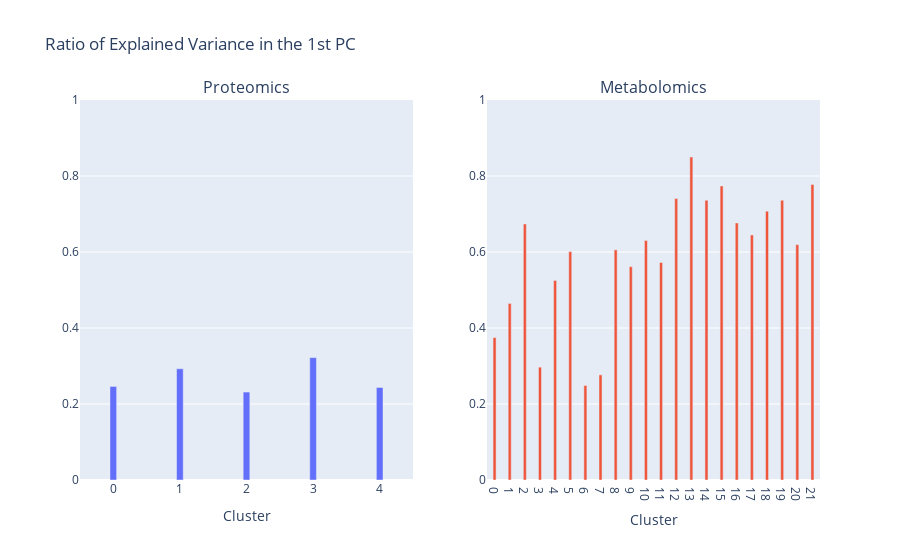

Notebook cell for this chart:
### Markdown cell above
Module Eigenvector

### Code cell
from sklearn.decomposition import PCA

qqcomPCA = [PCA(n_components=1).fit(xq[com]) for com in qqcom]
mmcomPCA = [PCA(n_components=1).fit(xm[com]) for com in mmcom]

fig = make_subplots(rows=1, cols=2, subplot_titles=['Proteomics', 'Metabolomics'])
fig.add_trace(go.Bar(
    x=[str(i) for i in range(len(qqcom))],
    y=[qqcomPCA[i].explained_variance_ratio_[0] for i in range(len(qqcom))], 
    width=0.1, showlegend=False
), row=1, col=1)


fig.add_trace(go.Bar(
    x=[str(i) for i in range(len(mmcom))],
    y=[mmcomPCA[i].explained_variance_ratio_[0] for i in range(len(mmcom))], 
    width=0.2, showlegend=False
), row=1, col=2)

fig.update_yaxes(range=(0,1))
fig.update_xaxes(title='Cluster')
fig.update_layout(title='Ratio of Explained Variance in the 1st PC')

### Figure 1 — Plotly figure (JSON) as saved in the notebook; plotly's stock layout.template omitted (floating-point values rounded to 4 significant figures)
{"data": [{"showlegend": false, "type": "bar", "width": 0.1, "x": ["0", "1", "2", "3", "4"], "xaxis": "x", "y": [0.2462, 0.2928, 0.2315, 0.3221, 0.2434], "yaxis": "y"}, {"showlegend": false, "type": "bar", "width": 0.2, "x": ["0", "1", "2", "3", "4", "5", "6", "7", "8", "9", "10", "11", "12", "13", "14", "15", "16", "17", "18", "19", "20", "21"], "xaxis": "x2", "y": [0.3747, 0.4647, 0.6738, 0.2969, 0.5251, 0.601, 0.2487, 0.2767, 0.6056, 0.5614, 0.6304, 0.5724, 0.7406, 0.8501, 0.7362, 0.7739, 0.6766, 0.6449, 0.7075, 0.7361, 0.6194, 0.7774], "yaxis": "y2"}], "layout": {"annotations": [{"font": {"size": 16}, "showarrow": false, "text": "Proteomics", "x": 0.225, "xanchor": "center", "xref": "paper", "y": 1, "yanchor": "bottom", "yref": "paper"}, {"font": {"size": 16}, "showarrow": false, "text": "Metabolomics", "x": 0.775, "xanchor": "center", "xref": "paper", "y": 1, "yanchor": "bottom", "yref": "paper"}], "title": {"text": "Ratio of Explained Variance in the 1st PC"}, "xaxis": {"anchor": "y", "domain": [0, 0.45], "title": {"text": "Cluster"}}, "xaxis2": {"anchor": "y2", "domain": [0.55, 1], "title": {"text": "Cluster"}}, "yaxis": {"anchor": "x", "domain": [0, 1], "range": [0, 1]}, "yaxis2": {"anchor": "x2", "domain": [0, 1], "range": [0, 1]}}}
